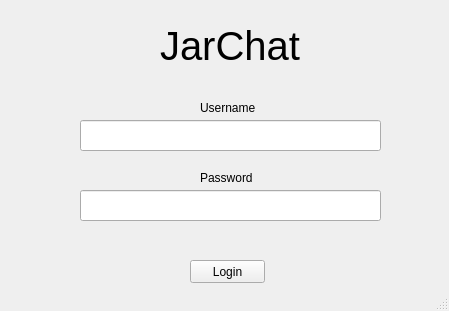
<?xml version="1.0" encoding="UTF-8"?>
<ui version="4.0">
 <class>Login</class>
 <widget class="QMainWindow" name="Login">
  <property name="geometry">
   <rect>
    <x>0</x>
    <y>0</y>
    <width>449</width>
    <height>311</height>
   </rect>
  </property>
  <property name="windowTitle">
   <string>MainWindow</string>
  </property>
  <widget class="QWidget" name="centralwidget">
   <widget class="QLabel" name="Title">
    <property name="geometry">
     <rect>
      <x>160</x>
      <y>0</y>
      <width>161</width>
      <height>91</height>
     </rect>
    </property>
    <property name="font">
     <font>
      <pointsize>30</pointsize>
      <weight>50</weight>
      <bold>false</bold>
     </font>
    </property>
    <property name="text">
     <string>JarChat</string>
    </property>
   </widget>
   <widget class="QLineEdit" name="username">
    <property name="geometry">
     <rect>
      <x>80</x>
      <y>120</y>
      <width>301</width>
      <height>31</height>
     </rect>
    </property>
   </widget>
   <widget class="QLineEdit" name="password">
    <property name="geometry">
     <rect>
      <x>80</x>
      <y>190</y>
      <width>301</width>
      <height>31</height>
     </rect>
    </property>
   </widget>
   <widget class="QLabel" name="username_text">
    <property name="geometry">
     <rect>
      <x>200</x>
      <y>100</y>
      <width>61</width>
      <height>16</height>
     </rect>
    </property>
    <property name="text">
     <string>Username</string>
    </property>
   </widget>
   <widget class="QLabel" name="password_text">
    <property name="geometry">
     <rect>
      <x>200</x>
      <y>170</y>
      <width>61</width>
      <height>16</height>
     </rect>
    </property>
    <property name="text">
     <string>Password </string>
    </property>
   </widget>
   <widget class="QPushButton" name="login">
    <property name="geometry">
     <rect>
      <x>190</x>
      <y>260</y>
      <width>75</width>
      <height>23</height>
     </rect>
    </property>
    <property name="text">
     <string>Login</string>
    </property>
   </widget>
  </widget>
  <widget class="QStatusBar" name="statusbar"/>
 </widget>
 <resources/>
 <connections/>
</ui>
